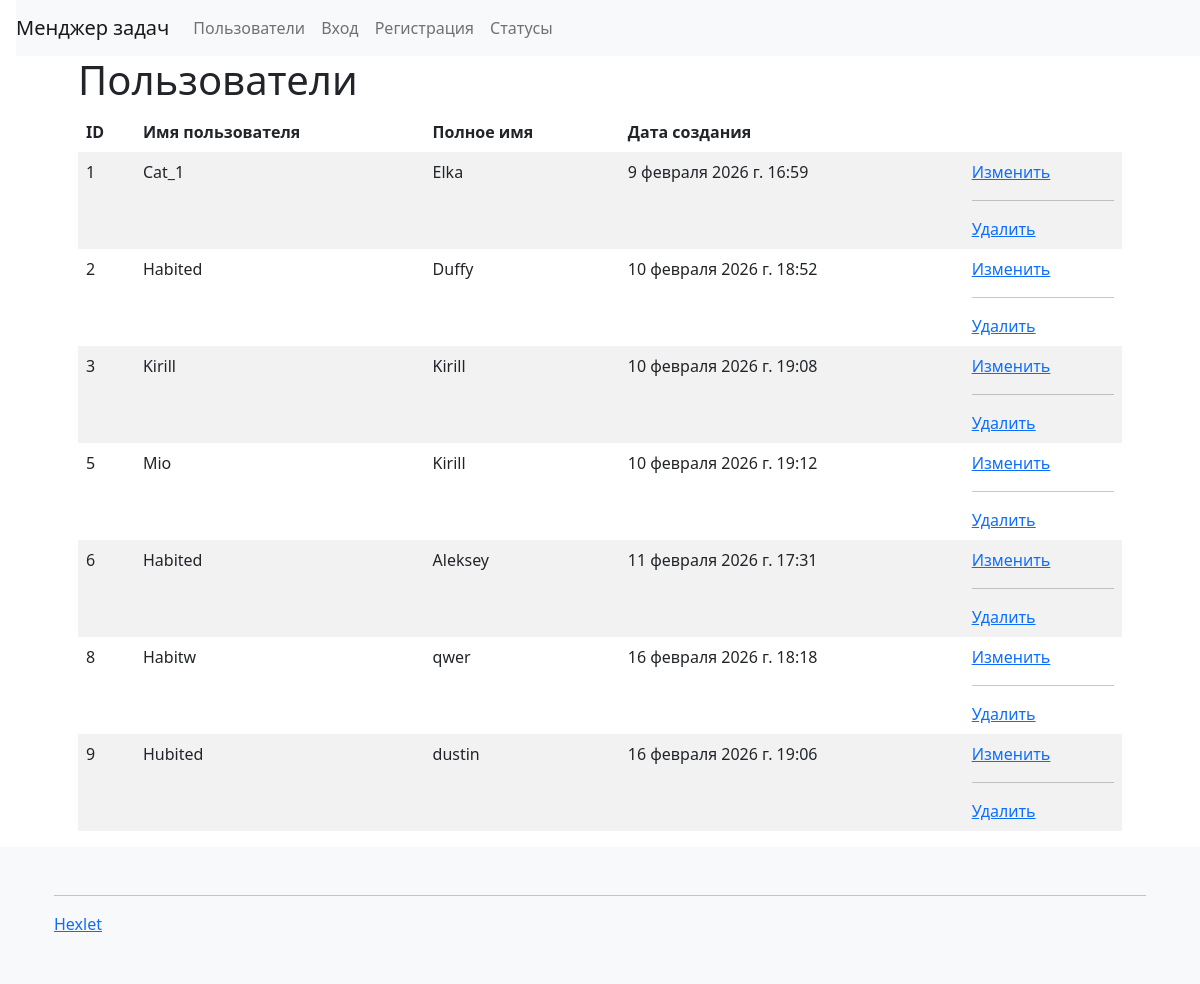
/users/, run on the app's committed database.
### task_manager/models.py (models this page shows)
class Users(models.Model):
    first_name = models.CharField(max_length=255, verbose_name="Имя")
    last_name = models.TextField(blank=True, verbose_name="Фамилия")
    user_name = models.TextField(blank=True, verbose_name="Имя пользователя")
    password = models.CharField(max_length=255, blank=True, verbose_name="Пароль")
    password_validation = models.CharField(max_length=255, blank=True, verbose_name="Подтвердить пароль")
    time_create = models.DateTimeField(auto_now_add=True, verbose_name="Дата регистрации")
    class Meta:
        verbose_name = "Пользователи"
        verbose_name_plural = "Пользователи"

### task_manager/views.py (the view)
# urls.py: path('users/', views.UsersList.as_view(), name='list_users'),
class UsersList(ListView):
    model = Users
    template_name = "users.html"
    context_object_name = "users"
    extra_context = {"title": "Пользователи"}

### task_manager/templates/users.html
{% extends 'index.html' %}
{% load django_bootstrap5 %}
{% block list_user %}
<div class="container-lg">
    <h1>Пользователи</h1>
    <table class="table table-striped table-borderless">
        <thead>
            <tr>
                <th scope="col">ID</th>
                <th scope="col">Имя пользователя</th>
                <th scope="col">Полное имя</th>
                <th scope="col">Дата создания</th>
            </tr>
        </thead>
        <tbody>
        {% if users %}
        {% for user in users %}
            <tr>
                <td>{{ user.id }}</td>
                <td>{{ user.user_name }}</td>
                <td>{{ user.first_name }}</td>
                <td>{{ user.time_create }}</td>
                <td>
                    <a href="{% url 'update_user' user.pk %}">Изменить</a>
                    <hr>
                    <a href="{% url 'delete_user' user.pk %}">Удалить</h5>
                </td>
            </tr>
        {% endfor %}
        {% endif %}
        </tbody>
    </table>
</div>
{% endblock %}

### task_manager/templates/index.html (shortened to what this page needs)
<!DOCTYPE html>
<html lang="en">
<head>
    {% load static %}
    <link href="https://cdn.jsdelivr.net/npm/bootstrap@5.3.0/dist/css/bootstrap.min.css" rel="stylesheet">
  </head>
    <link type="text/css" href="{% static 'css/bootstrap.min.css' %}" rel="stylesheet" />
</head>
<body class="d-flex flex-column min-vh-100">
    <header>
        <nav class="navbar navbar-expand-lg navbar-light bg-light ms-3">
                <a class="navbar-brand" href="/">Менджер задач</a>
                <div class="collapse navbar-collapse" id="navbarNav">
                    <ul class="navbar-nav">
                        <li class="nav-item">
                            <a class="nav-link" href="{% url 'list_users' %}">Пользователи</a>
                        </li>
                        <li class="nav-item">
                            <a class="nav-link" href="{% url 'login_user' %}">Вход</a>
                        </li>
                        <li class="nav-item">
                            <a class="nav-link" href="{% url 'register_user' %}">Регистрация</a>
                        </li>
                        <li class="nav-item">
                            <a class="nav-link" href="{% url 'list_statuses' %}">Статусы</a>
                        </li>
                    </ul>
                </div>
        </nav>
    </header>
    <main class="container flex-grow-1">
    {% block delete_user %}
    {% block update_user %}
    {% block register_user %}
    {% block login_user%}
    {% block list_user %}{% endblock %}
    {% endblock %}
    {% endblock %}
    {% endblock %}
    {% endblock %}
    </main>
    <footer class="bg-light">
        <div class="container my-5">
        <hr>
        <a class="navbar-link" href="https://ru.hexlet.io/">Hexlet</a>
        </div>
    </footer>
</body>
</html>

### data on the page
Users: id "1", user_name "Cat_1", first_name "Elka", time_create "9 февраля 2026 г. 16:59"
Users: id "2", user_name "Habited", first_name "Duffy", time_create "10 февраля 2026 г. 18:52"
Users: id "3", user_name "Kirill", first_name "Kirill", time_create "10 февраля 2026 г. 19:08"
Users: id "5", user_name "Mio", first_name "Kirill", time_create "10 февраля 2026 г. 19:12"
Users: id "6", user_name "Habited", first_name "Aleksey", time_create "11 февраля 2026 г. 17:31"
Users: id "8", user_name "Habitw", first_name "qwer", time_create "16 февраля 2026 г. 18:18"
Users: id "9", user_name "Hubited", first_name "dustin", time_create "16 февраля 2026 г. 19:06"
